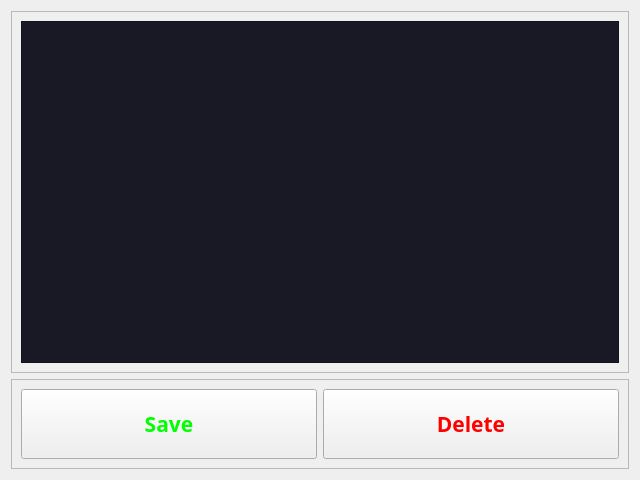
<?xml version="1.0" encoding="UTF-8"?>
<ui version="4.0">
 <class>fileData</class>
 <widget class="QWidget" name="fileData">
  <property name="geometry">
   <rect>
    <x>0</x>
    <y>0</y>
    <width>640</width>
    <height>480</height>
   </rect>
  </property>
  <property name="windowTitle">
   <string>Form</string>
  </property>
  <layout class="QVBoxLayout" name="verticalLayout" stretch="4,1">
   <item>
    <widget class="QFrame" name="frame_2">
     <property name="frameShape">
      <enum>QFrame::Shape::StyledPanel</enum>
     </property>
     <property name="frameShadow">
      <enum>QFrame::Shadow::Raised</enum>
     </property>
     <layout class="QVBoxLayout" name="verticalLayout_2">
      <item>
       <widget class="QPlainTextEdit" name="dataPianText">
        <property name="styleSheet">
         <string notr="true">color: rgb(85, 170, 255);
background-color: rgb(25, 25, 38);</string>
        </property>
       </widget>
      </item>
     </layout>
    </widget>
   </item>
   <item>
    <widget class="QFrame" name="frame">
     <property name="sizePolicy">
      <sizepolicy hsizetype="Expanding" vsizetype="Expanding">
       <horstretch>0</horstretch>
       <verstretch>0</verstretch>
      </sizepolicy>
     </property>
     <property name="frameShape">
      <enum>QFrame::Shape::StyledPanel</enum>
     </property>
     <property name="frameShadow">
      <enum>QFrame::Shadow::Raised</enum>
     </property>
     <layout class="QHBoxLayout" name="horizontalLayout">
      <item>
       <widget class="QPushButton" name="saveBtn">
        <property name="sizePolicy">
         <sizepolicy hsizetype="Expanding" vsizetype="Expanding">
          <horstretch>0</horstretch>
          <verstretch>0</verstretch>
         </sizepolicy>
        </property>
        <property name="font">
         <font>
          <family>Rockwell</family>
          <pointsize>16</pointsize>
          <bold>true</bold>
         </font>
        </property>
        <property name="styleSheet">
         <string notr="true">color: rgb(0, 255, 0);</string>
        </property>
        <property name="text">
         <string>Save</string>
        </property>
       </widget>
      </item>
      <item>
       <widget class="QPushButton" name="deleteBtn">
        <property name="sizePolicy">
         <sizepolicy hsizetype="Expanding" vsizetype="Expanding">
          <horstretch>0</horstretch>
          <verstretch>0</verstretch>
         </sizepolicy>
        </property>
        <property name="font">
         <font>
          <family>Rockwell</family>
          <pointsize>16</pointsize>
          <bold>true</bold>
         </font>
        </property>
        <property name="styleSheet">
         <string notr="true">color: rgb(255, 0, 0);</string>
        </property>
        <property name="text">
         <string>Delete</string>
        </property>
       </widget>
      </item>
     </layout>
    </widget>
   </item>
  </layout>
 </widget>
 <resources/>
 <connections/>
</ui>
